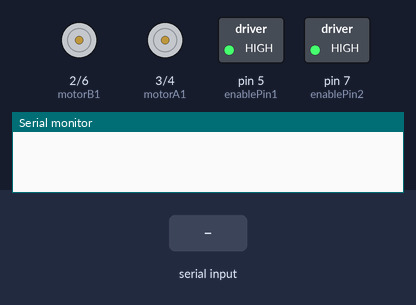
This sketch was run on a simulated Arduino Uno, built with avr-gcc and run on an emulated ATmega328P. Shown: motor-driver pin pairs drawn as motors (green arrow = first pin HIGH = forward, orange = second pin HIGH = backward, longer = more drive), switched loads named in the sketch (green lamp = pin HIGH), the last lines printed to the serial monitor. The inputs (shaded band) are chosen by the test bench.

Above: at 1.2 s.
1.3 s: byte 119 ('w') received over Serial
At 2.3 s:
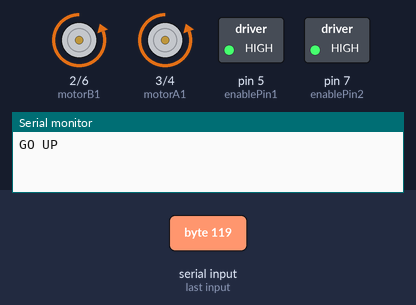
2.8 s: byte 97 ('a') received over Serial
At 3.5 s:
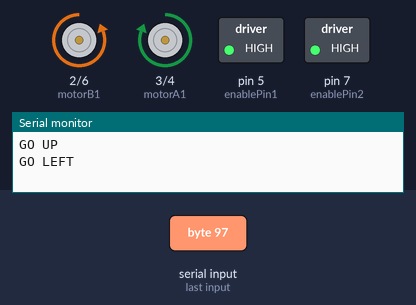
4.3 s: byte 100 ('d') received over Serial
At 4.6 s:
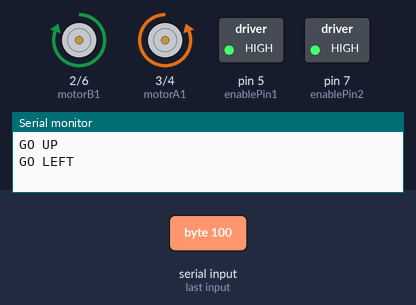
5.8 s: byte 115 ('s') received over Serial
At 6.9 s:
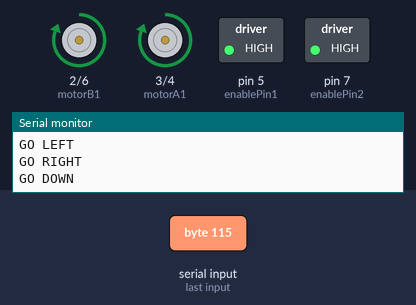
7.3 s: "0" received over Serial
At 8.1 s:
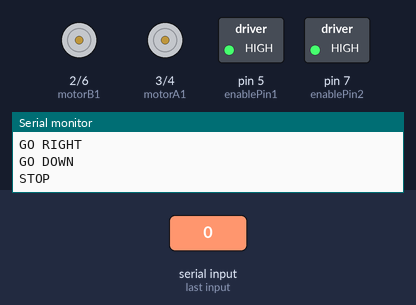
Timing chart, 0 to 9.8 s (numbered marks = the images above; inputs shaded):
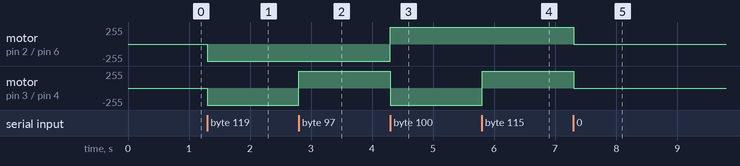

The sketch:

final_rec.ino
```cpp
//motorA
int motorA1 = 3;
int motorA2 = 4;
int enablePin1 = 5;
//motorB
int motorB1 = 2;
int motorB2 = 6;
int enablePin2 = 7;
char val;
int show=0;

void setup() {

    Serial.begin(9600);
    //setup motorA
    pinMode(motorA1, OUTPUT);
    pinMode(motorA2, OUTPUT);
    pinMode(enablePin1, OUTPUT);
    //setup motorB
    pinMode(motorB1, OUTPUT);
    pinMode(motorB2, OUTPUT);
    pinMode(enablePin2, OUTPUT);

    digitalWrite(enablePin1, HIGH);
    digitalWrite(enablePin2, HIGH);


}

void loop() {

    if(Serial.available() > 0){
      val = Serial.read();
      show=0;
    }
    if ('w' == val) {
        digitalWrite(motorA1, LOW);
        digitalWrite(motorA2, HIGH);
        digitalWrite(motorB1, LOW);
        digitalWrite(motorB2, HIGH);
        if(show == 0){
          Serial.println("GO UP");
          show=1;
        }
    }

    else if ( 'a' == val) {
        digitalWrite(motorA1, HIGH);
        digitalWrite(motorA2, LOW);
        digitalWrite(motorB1, LOW);
        digitalWrite(motorB2, HIGH);
        delay(500);
        if(show == 0){
          Serial.println("GO LEFT");
          show=1;
        }
    }
      else  if ('d' == val) {
        digitalWrite(motorA1, LOW);
        digitalWrite(motorA2, HIGH);
        digitalWrite(motorB1, HIGH);
        digitalWrite(motorB2, LOW);
        delay(500);
        if(show == 0){
          Serial.println("GO RIGHT");
          show=1;
        }
    }
    else if ('s' == val) {
        digitalWrite(motorA1, HIGH);
        digitalWrite(motorA2, LOW);
        digitalWrite(motorB1, HIGH);
        digitalWrite(motorB2, LOW);
        if(show == 0){
          Serial.println("GO DOWN");
          show=1;
        }
    }

    else if ('0' == val) {
        digitalWrite(motorA1, LOW);
        digitalWrite(motorA2, LOW);
        digitalWrite(motorB1, LOW);
        digitalWrite(motorB2, LOW);
        if(show == 0){
          Serial.println("STOP");
          show=1;
        }
    }

}
```

Measured:
- after the input at 1.3 s, motor on pin 2 (motorB1) / pin 6 (motorB2), motor on pin 3 (motorA1) / pin 4 (motorA2): stopped → backward 255/255 at once
- after the input at 2.8 s, motor on pin 3 (motorA1) / pin 4 (motorA2): backward 255/255 → forward 255/255 at once
- after the input at 4.3 s, motor on pin 2 (motorB1) / pin 6 (motorB2): backward 255/255 → forward 255/255 at once; motor on pin 3 (motorA1) / pin 4 (motorA2): forward 255/255 → backward 255/255 at once
- after the input at 5.8 s, motor on pin 3 (motorA1) / pin 4 (motorA2): backward 255/255 → forward 255/255 at once
- after the input at 7.3 s, motor on pin 2 (motorB1) / pin 6 (motorB2), motor on pin 3 (motorA1) / pin 4 (motorA2): forward 255/255 → stopped at once
